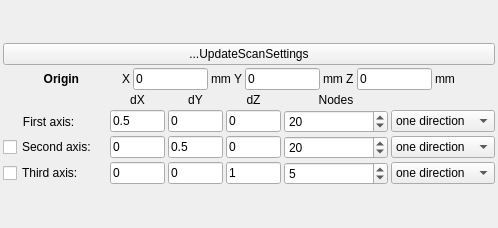
              <widget class="QWidget" name="twSingleScan1Page2">
               <layout class="QVBoxLayout" name="verticalLayout_3">
                <property name="spacing">
                 <number>3</number>
                </property>
                <property name="leftMargin">
                 <number>3</number>
                </property>
                <property name="topMargin">
                 <number>3</number>
                </property>
                <property name="rightMargin">
                 <number>3</number>
                </property>
                <property name="bottomMargin">
                 <number>3</number>
                </property>
                <item>
                 <spacer name="verticalSpacer_12">
                  <property name="orientation">
                   <enum>Qt::Vertical</enum>
                  </property>
                  <property name="sizeHint" stdset="0">
                   <size>
                    <width>20</width>
                    <height>40</height>
                   </size>
                  </property>
                 </spacer>
                </item>
                <item>
                 <widget class="QPushButton" name="pbdUpdateScanSettings">
                  <property name="text">
                   <string>...UpdateScanSettings</string>
                  </property>
                 </widget>
                </item>
                <item>
                 <layout class="QHBoxLayout" name="horizontalLayout_14">
                  <item>
                   <spacer name="horizontalSpacer_34">
                    <property name="orientation">
                     <enum>Qt::Horizontal</enum>
                    </property>
                    <property name="sizeHint" stdset="0">
                     <size>
                      <width>40</width>
                      <height>20</height>
                     </size>
                    </property>
                   </spacer>
                  </item>
                  <item>
                   <widget class="QLabel" name="label_69">
                    <property name="font">
                     <font>
                      <weight>75</weight>
                      <bold>true</bold>
                      <kerning>true</kerning>
                     </font>
                    </property>
                    <property name="text">
                     <string>Origin</string>
                    </property>
                    <property name="alignment">
                     <set>Qt::AlignRight|Qt::AlignTrailing|Qt::AlignVCenter</set>
                    </property>
                   </widget>
                  </item>
                  <item>
                   <spacer name="horizontalSpacer_33">
                    <property name="orientation">
                     <enum>Qt::Horizontal</enum>
                    </property>
                    <property name="sizeHint" stdset="0">
                     <size>
                      <width>40</width>
                      <height>20</height>
                     </size>
                    </property>
                   </spacer>
                  </item>
                  <item>
                   <widget class="QLabel" name="label_72">
                    <property name="font">
                     <font>
                      <weight>50</weight>
                      <bold>false</bold>
                      <kerning>true</kerning>
                     </font>
                    </property>
                    <property name="text">
                     <string>X</string>
                    </property>
                   </widget>
                  </item>
                  <item>
                   <widget class="QLineEdit" name="ledOriginX">
                    <property name="maximumSize">
                     <size>
                      <width>75</width>
                      <height>16777215</height>
                     </size>
                    </property>
                    <property name="text">
                     <string>0</string>
                    </property>
                   </widget>
                  </item>
                  <item>
                   <widget class="QLabel" name="label_70">
                    <property name="text">
                     <string>mm</string>
                    </property>
                   </widget>
                  </item>
                  <item>
                   <widget class="QLabel" name="label_38">
                    <property name="font">
                     <font>
                      <weight>50</weight>
                      <bold>false</bold>
                      <kerning>true</kerning>
                     </font>
                    </property>
                    <property name="text">
                     <string>Y</string>
                    </property>
                   </widget>
                  </item>
                  <item>
                   <widget class="QLineEdit" name="ledOriginY">
                    <property name="maximumSize">
                     <size>
                      <width>75</width>
                      <height>16777215</height>
                     </size>
                    </property>
                    <property name="text">
                     <string>0</string>
                    </property>
                   </widget>
                  </item>
                  <item>
                   <widget class="QLabel" name="label_75">
                    <property name="text">
                     <string>mm</string>
                    </property>
                   </widget>
                  </item>
                  <item>
                   <widget class="QLabel" name="label_74">
                    <property name="font">
                     <font>
                      <weight>50</weight>
                      <bold>false</bold>
                      <kerning>true</kerning>
                     </font>
                    </property>
                    <property name="text">
                     <string>Z</string>
                    </property>
                   </widget>
                  </item>
                  <item>
                   <widget class="QLineEdit" name="ledOriginZ">
                    <property name="maximumSize">
                     <size>
                      <width>75</width>
                      <height>16777215</height>
                     </size>
                    </property>
                    <property name="text">
                     <string>0</string>
                    </property>
                   </widget>
                  </item>
                  <item>
                   <widget class="QLabel" name="label_71">
                    <property name="text">
                     <string>mm</string>
                    </property>
                   </widget>
                  </item>
                  <item>
                   <spacer name="horizontalSpacer_25">
                    <property name="orientation">
                     <enum>Qt::Horizontal</enum>
                    </property>
                    <property name="sizeHint" stdset="0">
                     <size>
                      <width>40</width>
                      <height>20</height>
                     </size>
                    </property>
                   </spacer>
                  </item>
                 </layout>
                </item>
                <item>
                 <layout class="QGridLayout" name="gridLayout_7">
                  <item row="0" column="1">
                   <widget class="QLabel" name="label_83">
                    <property name="text">
                     <string>dX</string>
                    </property>
                    <property name="alignment">
                     <set>Qt::AlignCenter</set>
                    </property>
                   </widget>
                  </item>
                  <item row="0" column="2">
                   <widget class="QLabel" name="label_84">
                    <property name="text">
                     <string>dY</string>
                    </property>
                    <property name="alignment">
                     <set>Qt::AlignCenter</set>
                    </property>
                   </widget>
                  </item>
                  <item row="0" column="3">
                   <widget class="QLabel" name="label_85">
                    <property name="text">
                     <string>dZ</string>
                    </property>
                    <property name="alignment">
                     <set>Qt::AlignCenter</set>
                    </property>
                   </widget>
                  </item>
                  <item row="0" column="4">
                   <widget class="QLabel" name="label_86">
                    <property name="text">
                     <string>Nodes</string>
                    </property>
                    <property name="alignment">
                     <set>Qt::AlignCenter</set>
                    </property>
                   </widget>
                  </item>
                  <item row="1" column="0">
                   <widget class="QLabel" name="label_73">
                    <property name="text">
                     <string>      First axis:</string>
                    </property>
                   </widget>
                  </item>
                  <item row="1" column="1">
                   <widget class="QLineEdit" name="led0X">
                    <property name="enabled">
                     <bool>true</bool>
                    </property>
                    <property name="maximumSize">
                     <size>
                      <width>55</width>
                      <height>16777215</height>
                     </size>
                    </property>
                    <property name="text">
                     <string>0.5</string>
                    </property>
                   </widget>
                  </item>
                  <item row="1" column="2">
                   <widget class="QLineEdit" name="led0Y">
                    <property name="enabled">
                     <bool>true</bool>
                    </property>
                    <property name="maximumSize">
                     <size>
                      <width>55</width>
                      <height>16777215</height>
                     </size>
                    </property>
                    <property name="text">
                     <string>0</string>
                    </property>
                   </widget>
                  </item>
                  <item row="1" column="3">
                   <widget class="QLineEdit" name="led0Z">
                    <property name="enabled">
                     <bool>true</bool>
                    </property>
                    <property name="maximumSize">
                     <size>
                      <width>55</width>
                      <height>16777215</height>
                     </size>
                    </property>
                    <property name="text">
                     <string>0</string>
                    </property>
                   </widget>
                  </item>
                  <item row="1" column="4">
                   <widget class="QSpinBox" name="sb0nodes">
                    <property name="maximum">
                     <number>10000</number>
                    </property>
                    <property name="value">
                     <number>20</number>
                    </property>
                   </widget>
                  </item>
                  <item row="1" column="5">
                   <widget class="QComboBox" name="cob0dir">
                    <item>
                     <property name="text">
                      <string>one direction</string>
                     </property>
                    </item>
                    <item>
                     <property name="text">
                      <string>symmetric</string>
                     </property>
                    </item>
                   </widget>
                  </item>
                  <item row="2" column="0">
                   <widget class="QCheckBox" name="cbSecondAxis">
                    <property name="text">
                     <string>Second axis:</string>
                    </property>
                   </widget>
                  </item>
                  <item row="2" column="1">
                   <widget class="QLineEdit" name="led1X">
                    <property name="enabled">
                     <bool>true</bool>
                    </property>
                    <property name="maximumSize">
                     <size>
                      <width>55</width>
                      <height>16777215</height>
                     </size>
                    </property>
                    <property name="text">
                     <string>0</string>
                    </property>
                   </widget>
                  </item>
                  <item row="2" column="2">
                   <widget class="QLineEdit" name="led1Y">
                    <property name="enabled">
                     <bool>true</bool>
                    </property>
                    <property name="maximumSize">
                     <size>
                      <width>55</width>
                      <height>16777215</height>
                     </size>
                    </property>
                    <property name="text">
                     <string>0.5</string>
                    </property>
                   </widget>
                  </item>
                  <item row="2" column="3">
                   <widget class="QLineEdit" name="led1Z">
                    <property name="enabled">
                     <bool>true</bool>
                    </property>
                    <property name="maximumSize">
                     <size>
                      <width>55</width>
                      <height>16777215</height>
                     </size>
                    </property>
                    <property name="text">
                     <string>0</string>
                    </property>
                   </widget>
                  </item>
                  <item row="2" column="4">
                   <widget class="QSpinBox" name="sb1nodes">
                    <property name="enabled">
                     <bool>true</bool>
                    </property>
                    <property name="maximum">
                     <number>10000</number>
                    </property>
                    <property name="value">
                     <number>20</number>
                    </property>
                   </widget>
                  </item>
                  <item row="2" column="5">
                   <widget class="QComboBox" name="cob1dir">
                    <property name="enabled">
                     <bool>true</bool>
                    </property>
                    <item>
                     <property name="text">
                      <string>one direction</string>
                     </property>
                    </item>
                    <item>
                     <property name="text">
                      <string>symmetric</string>
                     </property>
                    </item>
                   </widget>
                  </item>
                  <item row="3" column="0">
                   <widget class="QCheckBox" name="cbThirdAxis">
                    <property name="text">
                     <string>Third axis:</string>
                    </property>
                   </widget>
                  </item>
                  <item row="3" column="1">
                   <widget class="QLineEdit" name="led2X">
                    <property name="enabled">
                     <bool>true</bool>
                    </property>
                    <property name="maximumSize">
                     <size>
                      <width>55</width>
                      <height>16777215</height>
                     </size>
                    </property>
                    <property name="text">
                     <string>0</string>
                    </property>
                   </widget>
                  </item>
                  <item row="3" column="2">
                   <widget class="QLineEdit" name="led2Y">
                    <property name="enabled">
                     <bool>true</bool>
                    </property>
                    <property name="maximumSize">
                     <size>
                      <width>55</width>
                      <height>16777215</height>
                     </size>
                    </property>
                    <property name="text">
                     <string>0</string>
                    </property>
                   </widget>
                  </item>
                  <item row="3" column="3">
                   <widget class="QLineEdit" name="led2Z">
                    <property name="enabled">
                     <bool>true</bool>
                    </property>
                    <property name="maximumSize">
                     <size>
                      <width>55</width>
                      <height>16777215</height>
                     </size>
                    </property>
                    <property name="text">
                     <string>1</string>
                    </property>
                   </widget>
                  </item>
                  <item row="3" column="4">
                   <widget class="QSpinBox" name="sb2nodes">
                    <property name="enabled">
                     <bool>true</bool>
                    </property>
                    <property name="maximum">
                     <number>10000</number>
                    </property>
                    <property name="value">
                     <number>5</number>
                    </property>
                   </widget>
                  </item>
                  <item row="3" column="5">
                   <widget class="QComboBox" name="cob2dir">
                    <property name="enabled">
                     <bool>true</bool>
                    </property>
                    <item>
                     <property name="text">
                      <string>one direction</string>
                     </property>
                    </item>
                    <item>
                     <property name="text">
                      <string>symmetric</string>
                     </property>
                    </item>
                   </widget>
                  </item>
                 </layout>
                </item>
                <item>
                 <spacer name="verticalSpacer_13">
                  <property name="orientation">
                   <enum>Qt::Vertical</enum>
                  </property>
                  <property name="sizeHint" stdset="0">
                   <size>
                    <width>20</width>
                    <height>40</height>
                   </size>
                  </property>
                 </spacer>
                </item>
               </layout>
              </widget>
